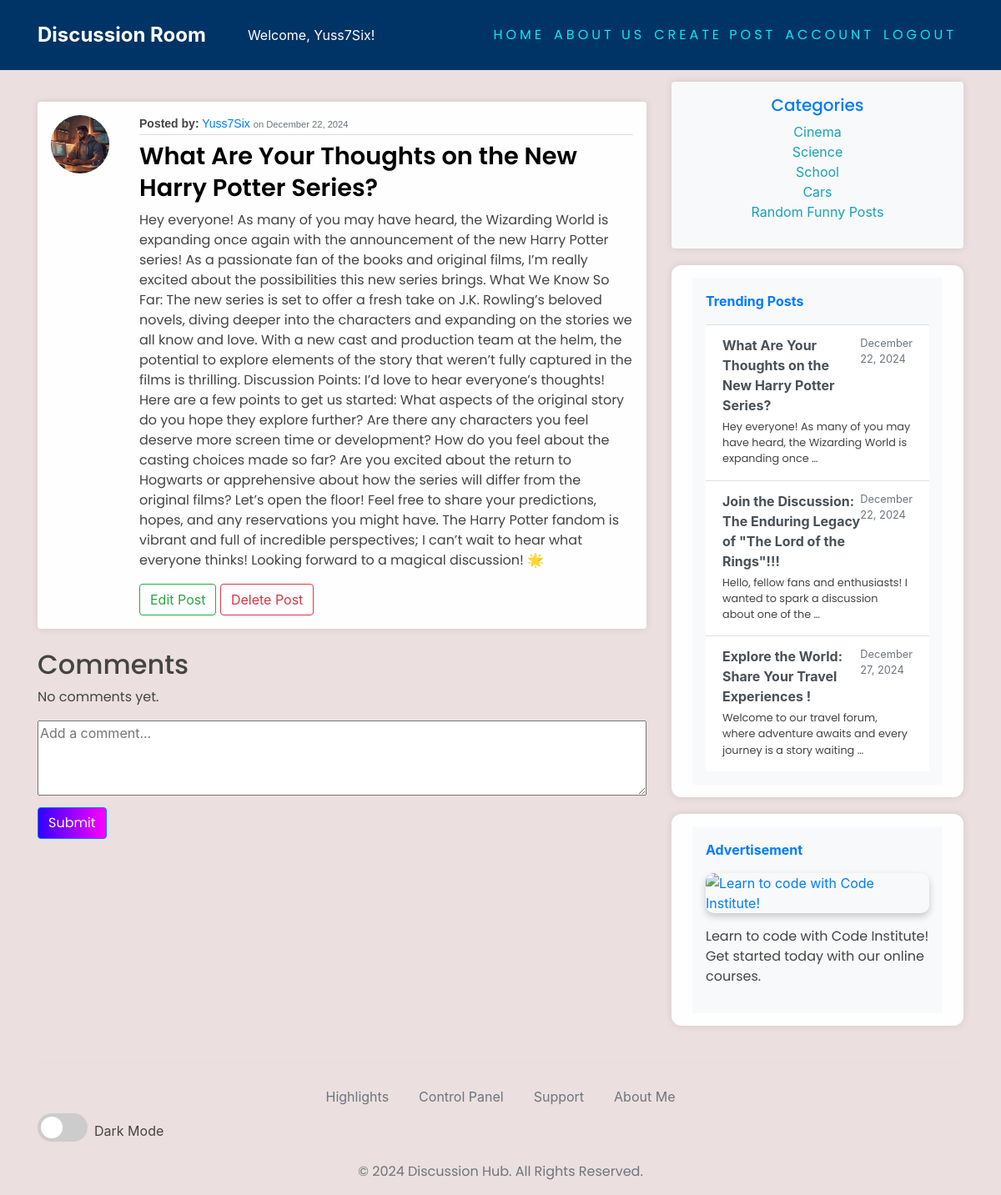
The app's page /post/2/ (signed in), older data.
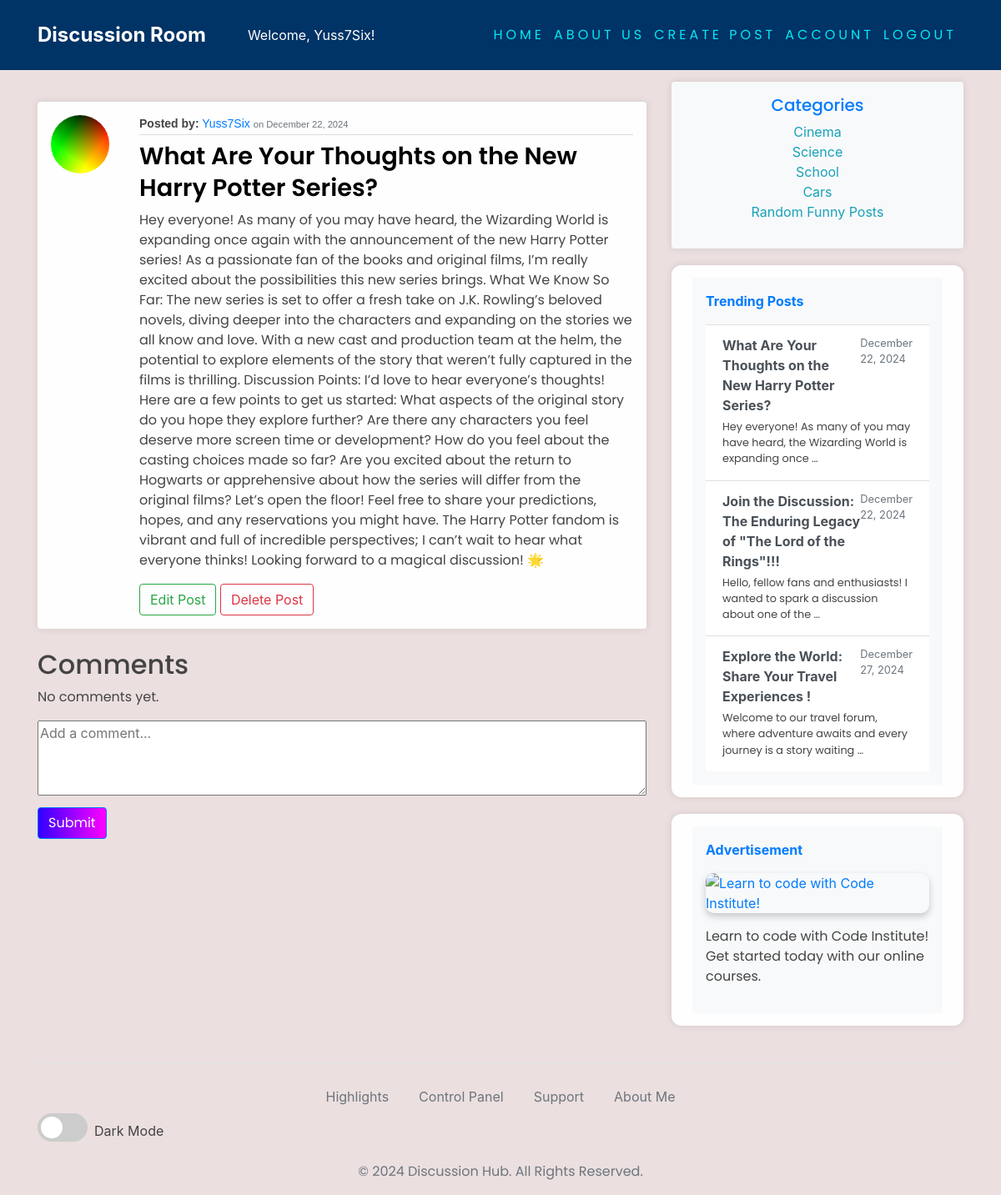
The same page, newer data.
### blog/models.py (models this page shows)
class Post(models.Model):
    title = models.CharField(max_length=200)
    content = models.TextField()
    date_posted = models.DateTimeField(default=timezone.now)
    author = models.ForeignKey(User, on_delete=models.CASCADE)

### users/models.py (models this page shows, shortened)
class Account(models.Model):
    user = models.OneToOneField(User, on_delete=models.CASCADE)
    avatar = models.ImageField(default='default.jpg', upload_to='images/')

### blog/views.py (the view)
# urls.py: path('post/<int:pk>/', PostDetailView.as_view(), name="blog-detail"),
class PostDetailView(LoginRequiredMixin, DetailView):
    model = Post
    template_name = 'blog/post_detail.html'
    context_object_name = 'post'
    def get_context_data(self, **kwargs):
        context = super().get_context_data(**kwargs)
        context['comments'] = self.object.comments.all()
        context['trending_posts'] = Post.objects.order_by('?')[:5] # Include trending posts
        context['comment_form'] = CommentForm()
        return context
    def post(self, request, *args, **kwargs):
        self.object = self.get_object()
        form = CommentForm(request.POST)
        if form.is_valid():
            comment = form.save(commit=False)
            comment.post = self.object
            comment.author = request.user
            comment.save()
            messages.success(request, 'Your comment has been added!')
            return redirect('blog-detail', pk=self.object.id)
        context = self.get_context_data()
        context['comment_form'] = form
        return self.render_to_response(context)

### blog/forms.py
class CommentForm(forms.ModelForm):
    class Meta:
        model = Comment
        fields = ['content']
        widgets = {
            'content': forms.Textarea(attrs={'placeholder': 'Add a comment...', 'rows': 4}),
        }

### blog/templates/blog/post_detail.html (shortened to what this page needs)
{% extends 'base.html' %}
{% block content %}
<article class="media content-section my-4 p-3 rounded shadow-sm">
    <img class="rounded-circle article-img" src="{{ object.author.account.avatar.url }}" alt="Author's Profile Picture">
    <div class="media-body ml-3">
        <div class="article-metadata">
            <strong>Posted by:</strong>
            <a class="author-link" href="#">{{ object.author.username }}</a>
            <small class="text-muted">on {{ object.date_posted|date:"F j, Y" }}</small>
        </div>
        <h2>
            <a class="article-title" href="{% url 'blog-detail' object.id %}">{{ object.title }}</a>
        </h2>
        <p class="article-content">{{ object.content }}</p>
        {% if object.author == user %}
        <div class="action-buttons mt-3">
            <a class="btn btn-outline-success" href="{% url 'blog-update' object.id %}">Edit Post</a>
            <a class="btn btn-outline-danger" href="{% url 'blog-delete' object.id %}">Delete Post</a>
        </div>
        {% endif %}
    </div>
</article>
<h2 class="text-switch">Comments</h2>
<div id="comments-section">
    {% for comment in object.comments.all %}
    <div class="comment rounded my-2">
        <strong>{{ comment.author.username }}:</strong>
        <p class="text-switch">{{ comment.content }}</p>
        <small class="text-muted">{{ comment.created_at }}</small>
        {% if comment.author == user %}
        <div>
            <a href="{% url 'update-comment' comment.id %}" class="btn btn-info btn-sm">Edit</a>
            <form method="POST" action="{% url 'delete-comment' comment.id %}" style="display:inline;">
                {% csrf_token %}
                <button type="submit" class="btn btn-danger btn-sm">Delete</button>
            </form>
        </div>
        {% endif %}
    </div>
    {% empty %}
    <p class="text-switch ">No comments yet.</p>
    {% endfor %}
</div>
{% if user.is_authenticated %}
<form method="POST" action="{% url 'blog-detail' object.id %}">
    <textarea name="content" class="comment-textarea" placeholder="Add a comment..." required></textarea>
    <button type="submit" class="btn btn-primary mt-2">Submit</button>
</form>
{% else %}
<p>You must be logged in to leave a comment.</p>
{% endif %}
{% endblock content %}

### templates/base.html (shortened to what the changed rows need)
{% load static %}
<!DOCTYPE html>
<html>
<head>
    <link rel="stylesheet" href="https://cdnjs.cloudflare.com/ajax/libs/font-awesome/5.15.4/css/all.min.css">
    <link rel="stylesheet" href="https://maxcdn.bootstrapcdn.com/bootstrap/4.0.0/css/bootstrap.min.css"
>
    <link rel="stylesheet" href="{% static 'css/head.css' %}">
</head>
<body>
    <main role="main" class="container">
        <div class="row">
            <div class="col-md-8">
                {% block content %}{% endblock %}
            </div>
            {% if request.path == '/' or 'post/' in request.path %}
            <div class="col-md-4">
                <div class="content-section">
                    <div class="d-flex flex-column align-items-start bg-light p-3">
                        <div class="list-group list-group-flush">
                            {% for post in trending_posts %}
                            <a href="{% url 'blog-detail' post.id %}" class="list-group-item list-group-item-action">
                                <div class="d-flex justify-content-between">
                                    <strong class="mb-1">{{ post.title }}</strong>
                                    <small class="text-muted">{{ post.date_posted|date:"F d, Y" }}</small>
                                </div>
                                <p class="mb-1 small">{{ post.content|truncatewords:15 }}</p>
                            </a>
                            {% empty %}
                            <p class="text-muted">No trending posts available.</p>
                            {% endfor %}
                        </div>
                    </div>
                </div>
            </div>
            {% endif %}
        </div>
    </main>
</body>
</html>

Row changes from the older to the newer data that the page shows:
changed through a linked row, Post "What Are Your Thoughts on the New Harry Potter Series?": author.account.avatar: a different picture
